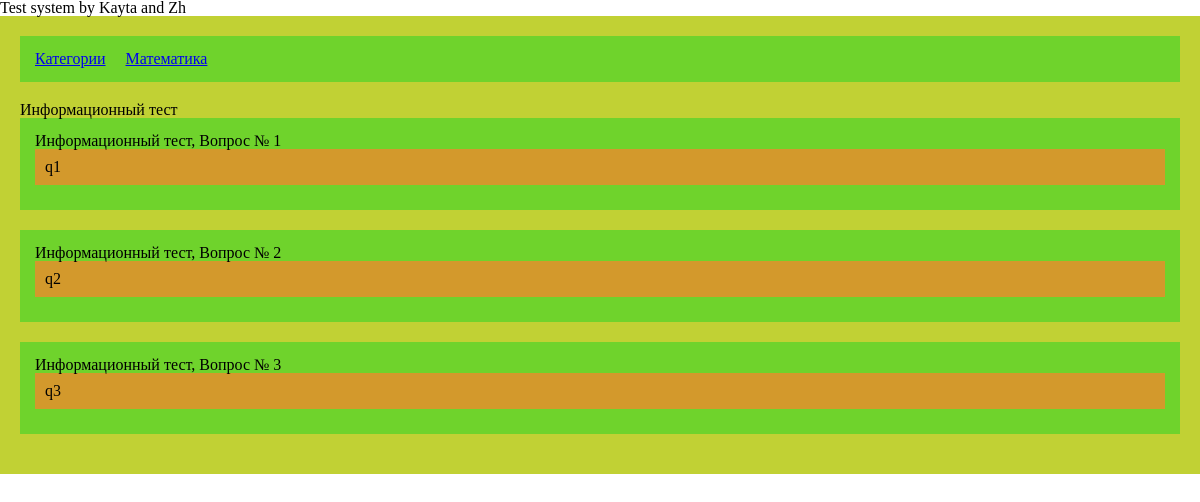
The app's page /test/matematika/2/ with its own data.
### tester/models.py (models this page shows, shortened)
class TestCategory(models.Model):
    name = models.CharField(_('Название категории'), max_length=150, unique=True)
    slug = models.SlugField(_('Имя в ссылке'), max_length=150, unique=True)
    def __str__(self):
        return self.name
    class Meta:
        verbose_name = 'Категория тестов'
        verbose_name_plural = 'Категории тестов'
        ordering = ['name']

class TestInstance(models.Model):
    name = models.CharField(_('Тема'), max_length=150)
    description = models.TextField(_('Описание'), blank=True)
    category = models.ForeignKey(TestCategory,
        verbose_name='Категория',
        on_delete=models.CASCADE,
        related_name='tests',
        related_query_name='test',
    )
    def __str__(self):
        return self.name
    class Meta:
        verbose_name = 'Тест'
        verbose_name_plural = 'Тесты'
        ordering = ['category', 'name']

class Question(models.Model):
    class QuestionType(models.TextChoices):
        FREE_ANSWER = 'FA', _('Свободный ответ')
        ONE_ANSWER = 'OA', _('Один вариант ответа')
        MANY_ANSWERS = 'MA', _('Несколько вариантов ответа')
    description = models.CharField(_('Описание'), max_length=150, blank=True)
    image = models.ImageField(
        _('Картинка'),
        upload_to='img/question_images',
        height_field=None, width_field=None,
        max_length=None,
        blank=True, null=True
    )
    text = models.TextField(_('Текст вопроса'), blank=True)
    test_instance = models.ForeignKey(TestInstance, on_delete=models.CASCADE,
        related_name='questions',
        related_query_name='question',
        verbose_name='Тест',
    )
    number = models.IntegerField(_('Номер'), default=-1, editable=False)
    cost = models.IntegerField(_('Стоимость'), default=0)
    def qtype(self):
        correct_answers = self.choices.filter(is_correct=True).count()
        if correct_answers == 0:
            return 'FA'
        if correct_answers == 1:
            return 'OA'
        return 'MA'
    qtype.short_description = 'Тип вопроса'
    def __str__(self):
        return '%s, Вопрос № %s' % (self.test_instance.name, self.number)
    class Meta:
        verbose_name = 'Вопрос'
        verbose_name_plural = 'Вопросы'
        ordering = ['test_instance', 'pk']

### tester/views.py (the view)
# urls.py: path('<slug:category_slug>/<int:pk>/', views.TestDetailView.as_view(), name="test"),
class TestDetailView(DetailView):
    model = models.TestInstance
    context_object_name = 'test'
    def get_context_data(self, *args, **kwargs):
        context = super().get_context_data(*args, **kwargs)
        context['category'] = models.TestCategory.objects.get(slug=self.kwargs['category_slug'])
        context['questions'] = self.get_object().questions.all()
        return context

### tester/templates/tester/testinstance_detail.html (shortened to what this page needs)
{% extends 'base.html' %}
{% load static %}
{% load static %}
{% block styles %}
	<link rel="stylesheet" href="{% static 'css/tester_tmp.css' %}">
{% endblock styles %}
{% block content %}
<div class="lev-1">
	<ul class="lev-2 breadcrumbs">
		<li><a href="{% url 'tester:categories' %}">Категории</a></li>
		<li><a href="{% url 'tester:category' category.slug %}">{{ category }}</a></li>
	</ul>
	<h2>{{ test.name }}</h2>
	{% for question in questions %}
		<div class="lev-2">
			<p>{{ question }}</p>
			<p class="lev-3">{{ question.text }}</p>
		</div>
	{% endfor %}
</div>
{% endblock content %}

### tester/static/css/tester_tmp.css (style rules this page uses)
html, body, div, span, applet, object, iframe, h1, h2, h3, h4, h5, h6, p, blockquote, pre, a, abbr, acronym, address, big, cite, code, del, dfn, em, img, ins, kbd, q, s, samp, small, strike, strong, sub, sup, tt, var, b, u, i, center, dl, dt, dd, ol, ul, li, fieldset, form, label, legend, table, caption, tbody, tfoot, thead, tr, th, td, article, aside, canvas, details, embed, figure, figcaption, footer, header, hgroup, menu, nav, output, ruby, section, summary, time, mark, audio, video { margin: 0; padding: 0; border: 0; font-size: 100%; font: inherit; vertical-align: baseline; box-sizing: border-box; }
body { line-height: 1; }
ol, ul { list-style: none; }
.lev-1 { padding: 20px; background: #c1d134; margin-bottom: 30px; }
.lev-2 { padding: 15px; background: #6fd32c; margin-bottom: 20px; }
.lev-3 { padding: 10px; background: #d3992c; margin-bottom: 10px; }
.breadcrumbs { display: flex; }
.breadcrumbs li { margin-right: 20px; }

### records on screen
TestCategory: name "Математика"
TestInstance: name "Информационный тест"
Question: test_instance+number "Информационный тест, Вопрос № 1", text "q1"
Question: test_instance+number "Информационный тест, Вопрос № 2", text "q2"
Question: test_instance+number "Информационный тест, Вопрос № 3", text "q3"
